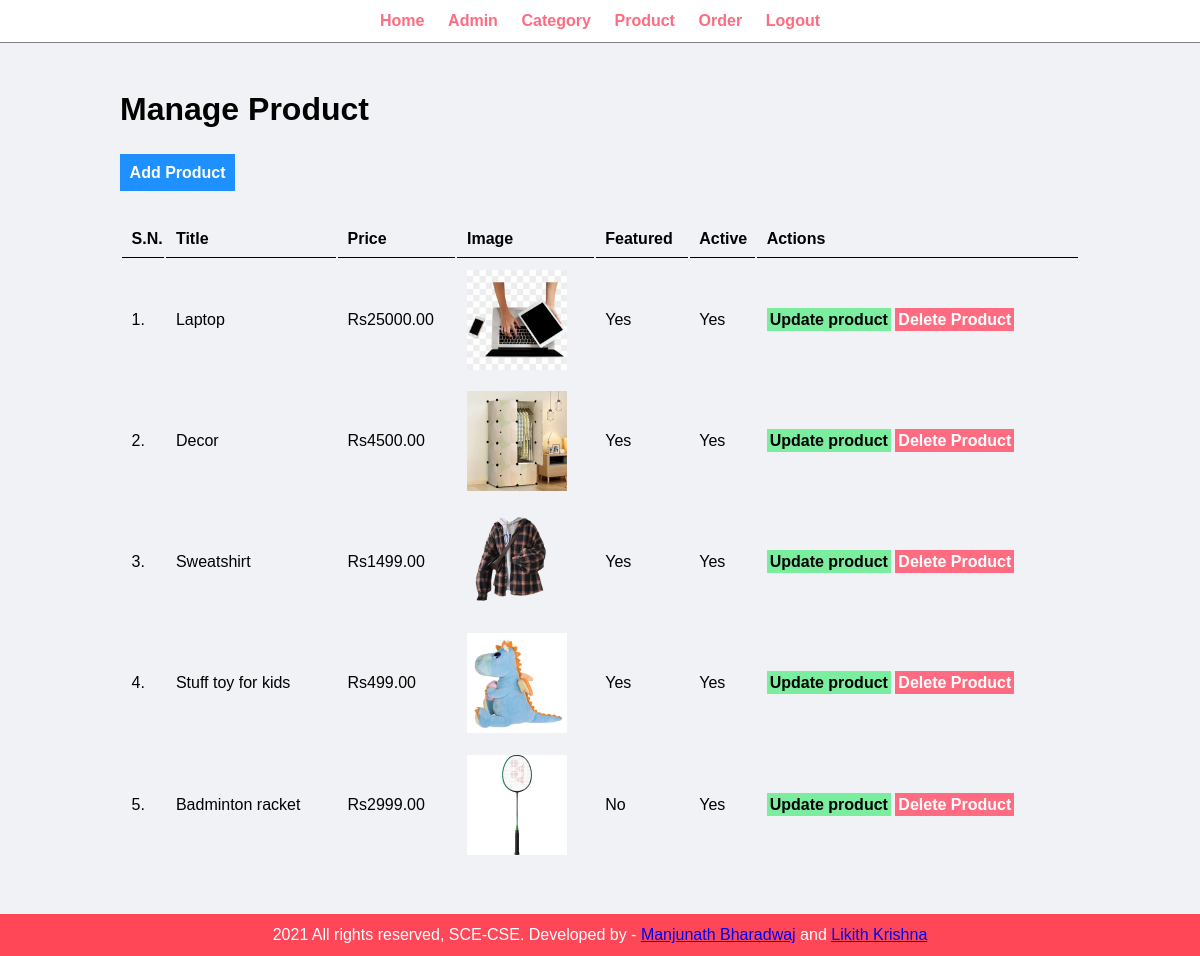
Page /admin/manage-product.php (signed in) on the committed database.
### tables this page shows
CREATE TABLE `tbl_product` (
  `id` int(10) UNSIGNED NOT NULL,
  `title` varchar(100) NOT NULL,
  `description` text NOT NULL,
  `price` decimal(10,2) NOT NULL,
  `image_name` varchar(255) NOT NULL,
  `category_id` int(10) UNSIGNED NOT NULL,
  `featured` varchar(10) NOT NULL,
  `active` varchar(10) NOT NULL
);

### admin/manage-product.php (the view, shortened to what this page needs)
<?php include('partials/menu.php'); ?>
<div class="main-content">
    <div class="wrapper">
        <h1>Manage Product</h1>
        <br /><br />
                <a href="<?php echo SITEURL; ?>admin/add-product.php" class="btn-primary">Add Product</a>
                <br /><br /><br />
                <table class="tbl-full">
                    <tr>
                        <th>S.N.</th>
                        <th>Title</th>
                        <th>Price</th>
                        <th>Image</th>
                        <th>Featured</th>
                        <th>Active</th>
                        <th>Actions</th>
                    </tr>
                    <?php
                        $sql = "SELECT * FROM tbl_product";
                        $res = mysqli_query($conn, $sql);
                        $count = mysqli_num_rows($res);
                        $sn=1;
                        if($count>0)
                        {
                            while($row=mysqli_fetch_assoc($res))
                            {
                                $id = $row['id'];
                                $title = $row['title'];
                                $price = $row['price'];
                                $image_name = $row['image_name'];
                                $featured = $row['featured'];
                                $active = $row['active'];
                                ?>
                                <tr>
                                    <td><?php echo $sn++; ?>. </td>
                                    <td><?php echo $title; ?></td>
                                    <td>Rs<?php echo $price; ?></td>
                                    <td>
                                        <?php
                                            if($image_name=="")
                                            {
                                                echo "<div class='error'>Image not Added.</div>";
                                            }
                                            else
                                            {
                                                ?>
                                                <img src="<?php echo SITEURL; ?>images/product/<?php echo $image_name; ?>" width="100px">
                                                <?php
                                            }
                                        ?>
                                    </td>
                                    <td><?php echo $featured; ?></td>
                                    <td><?php echo $active; ?></td>
                                    <td>
                                        <a href="<?php echo SITEURL; ?>admin/update-product.php?id=<?php echo $id; ?>" class="btn-secondary">Update product</a>
                                        <a href="<?php echo SITEURL; ?>admin/delete-product.php?id=<?php echo $id; ?>&image_name=<?php echo $image_name; ?>" class="btn-danger">Delete Product</a>
                                    </td>
                                </tr>
                                <?php
                            }
                        }
                        else
                        {
                            echo "<tr> <td colspan='7' class='error'> Product not Added Yet. </td> </tr>";
                        }
                    ?>
                </table>
    </div>
</div>
<?php include('partials/footer.php'); ?>

### admin/partials/menu.php (shortened to what this page needs)
<html>
    <head>
        <link rel="stylesheet" href="../css/admin.css">
    </head>
    <body>
        <div class="menu text-center">
            <div class="wrapper">
                <ul>
                    <li><a href="index.php">Home</a></li>
                    <li><a href="manage-admin.php">Admin</a></li>
                    <li><a href="manage-category.php">Category</a></li>
                    <li><a href="manage-product.php">Product</a></li>
                    <li><a href="manage-order.php">Order</a></li>
                    <li><a href="logout.php">Logout</a></li>
                </ul>
            </div>
        </div>

### admin/partials/footer.php
<div class="footer">
            <div class="wrapper">
                <p class="text-center">2021 All rights reserved, SCE-CSE. Developed by - <a href="#">Manjunath Bharadwaj</a> and <a href="#">Likith Krishna</a></p>
            </div>
        </div>
    </body>
</html>

### css/admin.css (style rules this page uses)
* { margin: 0; padding: 0; font-family: Arial, Helvetica, sans-serif; }
.wrapper { padding: 1%; width: 80%; margin: 0 auto; }
.text-center { text-align: center; }
.tbl-full { width: 100%; }
table tr th { border-bottom: 1px solid black; padding: 1%; text-align: left; }
table tr td { padding: 1%; }
.btn-primary { background-color: #1e90ff; padding: 1%; color: white; text-decoration: none; font-weight: bold; }
.btn-secondary { background-color: #7bed9f; padding: 1%; color: black; text-decoration: none; font-weight: bold; }
.btn-danger { background-color: #ff6b81; padding: 1%; color: white; text-decoration: none; font-weight: bold; }
.menu { border-bottom: 1px solid grey; }
.menu ul { list-style-type: none; }
.menu ul li { display: inline; padding: 1%; }
.menu ul li a { text-decoration: none; font-weight: bold; color: #ff6b81; }
.main-content { background-color: #f1f2f6; padding: 3% 0; }
.footer { background-color: #ff4757; color: white; }

### rows in the picture
tbl_product: title "Laptop", price "25000.00", image_name (picture), featured "Yes", active "Yes"
tbl_product: title "Decor", price "4500.00", image_name (picture), featured "Yes", active "Yes"
tbl_product: title "Sweatshirt", price "1499.00", image_name (picture), featured "Yes", active "Yes"
tbl_product: title "Stuff toy for kids", price "499.00", image_name (picture), featured "Yes", active "Yes"
tbl_product: title "Badminton racket", price "2999.00", image_name (picture), featured "No", active "Yes"
